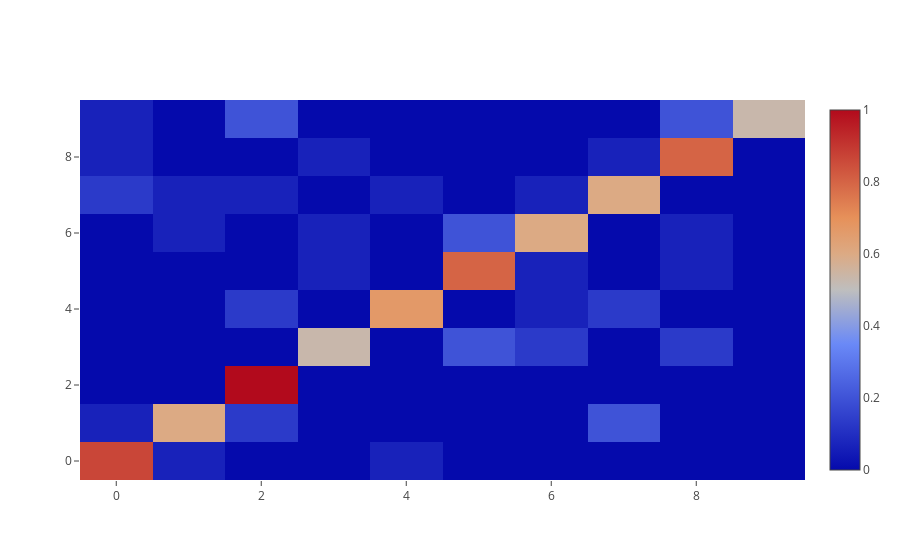

Notebook code for this chart:
### Code cell
import plotly
import plotly.graph_objs as go

plotly.offline.init_notebook_mode(connected=True)

trace = go.Heatmap(
    z=normalize(cm)
)

data=[trace]

fig = go.Figure(data=data)

plotly.offline.iplot(fig)
plotly.io.write_image(fig, 'assets/3.3/optimal_confusion_matrix_plotly.pdf')

### Figure 1 — Plotly figure (JSON) as saved in the notebook; plotly's stock layout.template omitted (floating-point values rounded to 4 significant figures)
{"data": [{"type": "heatmap", "uid": "ac4aecfa-306f-11e9-8c64-784f436025be", "z": [[0.8667, 0.06667, 0, 0, 0.06667, 0, 0, 0, 0, 0], [0.06667, 0.6, 0.1333, 0, 0, 0, 0, 0.2, 0, 0], [0, 0, 1, 0, 0, 0, 0, 0, 0, 0], [0, 0, 0, 0.5333, 0, 0.2, 0.1333, 0, 0.1333, 0], [0, 0, 0.1333, 0, 0.6667, 0, 0.06667, 0.1333, 0, 0], [0, 0, 0, 0.06667, 0, 0.8, 0.06667, 0, 0.06667, 0], [0, 0.06667, 0, 0.06667, 0, 0.2, 0.6, 0, 0.06667, 0], [0.1333, 0.06667, 0.06667, 0, 0.06667, 0, 0.06667, 0.6, 0, 0], [0.06667, 0, 0, 0.06667, 0, 0, 0, 0.06667, 0.8, 0], [0.06667, 0, 0.2, 0, 0, 0, 0, 0, 0.2, 0.5333]]}], "layout": {}}
